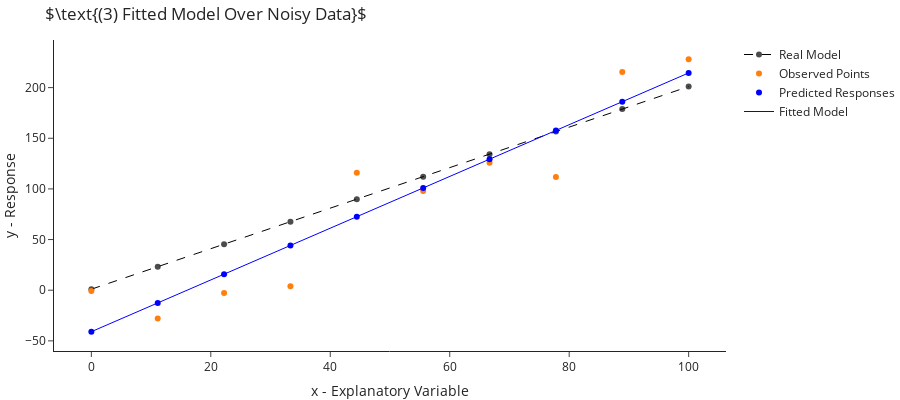

This figure's notebook cell:
### Code cell
y_hat = model.predict(x.reshape(-1,1))

fig.data = [fig.data[0], fig.data[1]]
fig.update_layout(title=r"$\text{(3) Fitted Model Over Noisy Data}$")
fig.add_traces([go.Scatter(x=x, y=y_hat, mode="markers", name="Predicted Responses", marker=dict(color="blue")),
                go.Scatter(x=x, y=y_hat, mode="lines", name="Fitted Model", line=dict(color="blue", width=1))])
fig.show()

### Figure 1 — Plotly figure (JSON) as saved in the notebook; plotly's stock layout.template omitted (floating-point values rounded to 4 significant figures)
{"data": [{"line": {"color": "black", "dash": "dash", "width": 1}, "marker": {"color": "black", "opacity": 0.7}, "name": "Real Model", "showlegend": true, "type": "scatter", "x": [0, 11.11, 22.22, 33.33, 44.44, 55.56, 66.67, 77.78, 88.89, 100], "y": [1, 23.22, 45.44, 67.67, 89.89, 112.1, 134.3, 156.6, 178.8, 201]}, {"line": {"width": 1}, "mode": "markers", "name": "Observed Points", "type": "scatter", "x": [0, 11.11, 22.22, 33.33, 44.44, 55.56, 66.67, 77.78, 88.89, 100], "y": [-0.6767, -27.92, -2.823, 3.929, 116.0, 97.87, 125.9, 111.9, 215.5, 227.9]}, {"marker": {"color": "blue"}, "mode": "markers", "name": "Predicted Responses", "type": "scatter", "x": [0, 11.11, 22.22, 33.33, 44.44, 55.56, 66.67, 77.78, 88.89, 100], "y": [-40.96, -12.58, 15.81, 44.19, 72.57, 100.9, 129.3, 157.7, 186.1, 214.5]}, {"line": {"color": "blue", "width": 1}, "mode": "lines", "name": "Fitted Model", "type": "scatter", "x": [0, 11.11, 22.22, 33.33, 44.44, 55.56, 66.67, 77.78, 88.89, 100], "y": [-40.96, -12.58, 15.81, 44.19, 72.57, 100.9, 129.3, 157.7, 186.1, 214.5]}], "layout": {"height": 400, "title": {"text": "$\\text{(3) Fitted Model Over Noisy Data}$"}, "xaxis": {"title": {"text": "x - Explanatory Variable"}}, "yaxis": {"title": {"text": "y - Response"}}}}
